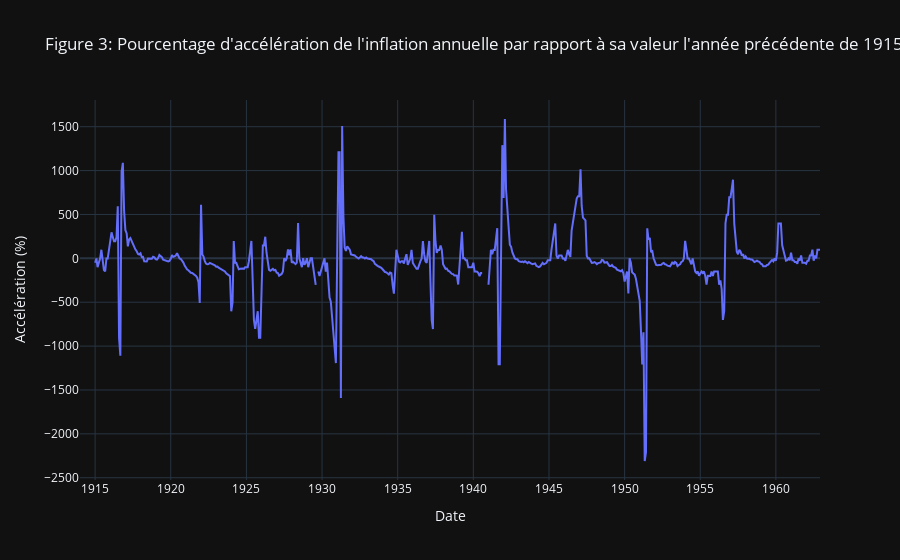

This figure's notebook cell:
### Code cell
line_graph (
    CPI_sub, 
    "date", 
    "acceleration_12", 
    "Figure 3: Pourcentage d'accélération de l'inflation annuelle par rapport à sa valeur l'année précédente de 1915 à 1962", 
    "Date", 
    "%Y", 
    "Accélération (%)",
    False
)

### Figure 1 — Plotly figure (JSON) as saved in the notebook; plotly's stock layout.template omitted (floating-point values rounded to 4 significant figures; data arrays with more than 128 entries replaced by an {"elided": "..."} marker saying what was removed)
{"data": [{"hovertemplate": "Date=%{x}<br>Accélération (%)=%{y}<extra></extra>", "legendgroup": "", "line": {"color": "#636efa", "dash": "solid"}, "marker": {"symbol": "circle"}, "mode": "lines", "name": "", "orientation": "v", "showlegend": false, "type": "scatter", "x": {"elided": "588 str values"}, "xaxis": "x", "y": {"elided": "588 float values"}, "yaxis": "y"}], "layout": {"legend": {"tracegroupgap": 0}, "title": {"text": "Figure 3: Pourcentage d'accélération de l'inflation annuelle par rapport à sa valeur l'année précédente de 1915 à 1962"}, "xaxis": {"anchor": "y", "domain": [0, 1], "tickformat": "%Y", "title": {"text": "Date"}}, "yaxis": {"anchor": "x", "domain": [0, 1], "title": {"text": "Accélération (%)"}}}}
